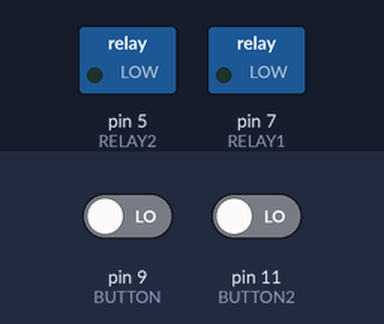
Recording of a sketch running on a simulated Arduino Uno, built with avr-gcc and run on an emulated ATmega328P. Shown: switched loads named in the sketch (green lamp = pin HIGH). The inputs (shaded band) are chosen by the test bench; at power-on: pin 9 (BUTTON) LOW, pin 11 (BUTTON2) LOW.

Above: at 1.2 s.
1.3 s: pin 9 (BUTTON) driven HIGH and pin 11 (BUTTON2) driven HIGH
At 2.2 s:
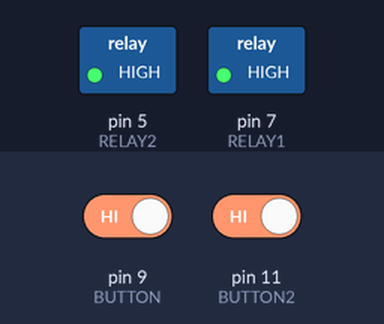
2.8 s: pin 9 (BUTTON) driven LOW
At 3.4 s:
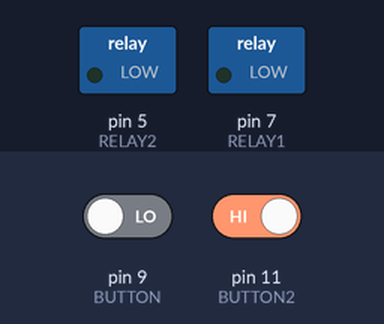
4.3 s: pin 9 (BUTTON) driven HIGH
At 5.7 s:
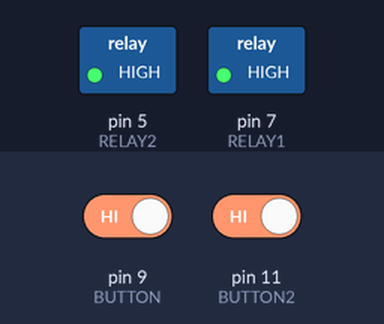
Timing chart, 0 to 7.3 s (numbered marks = the images above; inputs shaded):
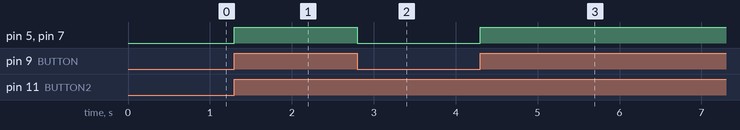

Measured:
- after the input at 1.3 s, pin 5 (RELAY2), pin 7 (RELAY1): LOW → HIGH at once
- after the input at 2.8 s, pin 5 (RELAY2), pin 7 (RELAY1): HIGH → LOW at once
- after the input at 4.3 s, pin 5 (RELAY2), pin 7 (RELAY1): LOW → HIGH at once

The sketch:

Prog_Kick_05__base_finale_.ino
```cpp
#define BUTTON 9
#define RELAY1 7
#define RELAY2 5
#define BUTTON2 11

int buttonState = 0;
int buttonState2 = 0;

void setup (){
Serial.begin(9600);
  pinMode(RELAY1, OUTPUT);
  pinMode(RELAY2, OUTPUT);
  pinMode(BUTTON, INPUT);
  pinMode(BUTTON2, INPUT);
}

  void loop(){

   buttonState = digitalRead(BUTTON);
   buttonState2 = digitalRead(BUTTON2);

if (buttonState && buttonState2 == 1){
   digitalWrite(RELAY1,1);
   digitalWrite(RELAY2,1);
}
else {
  digitalWrite(RELAY1, 0);
  digitalWrite(RELAY2, 0);
  }
 }
```
